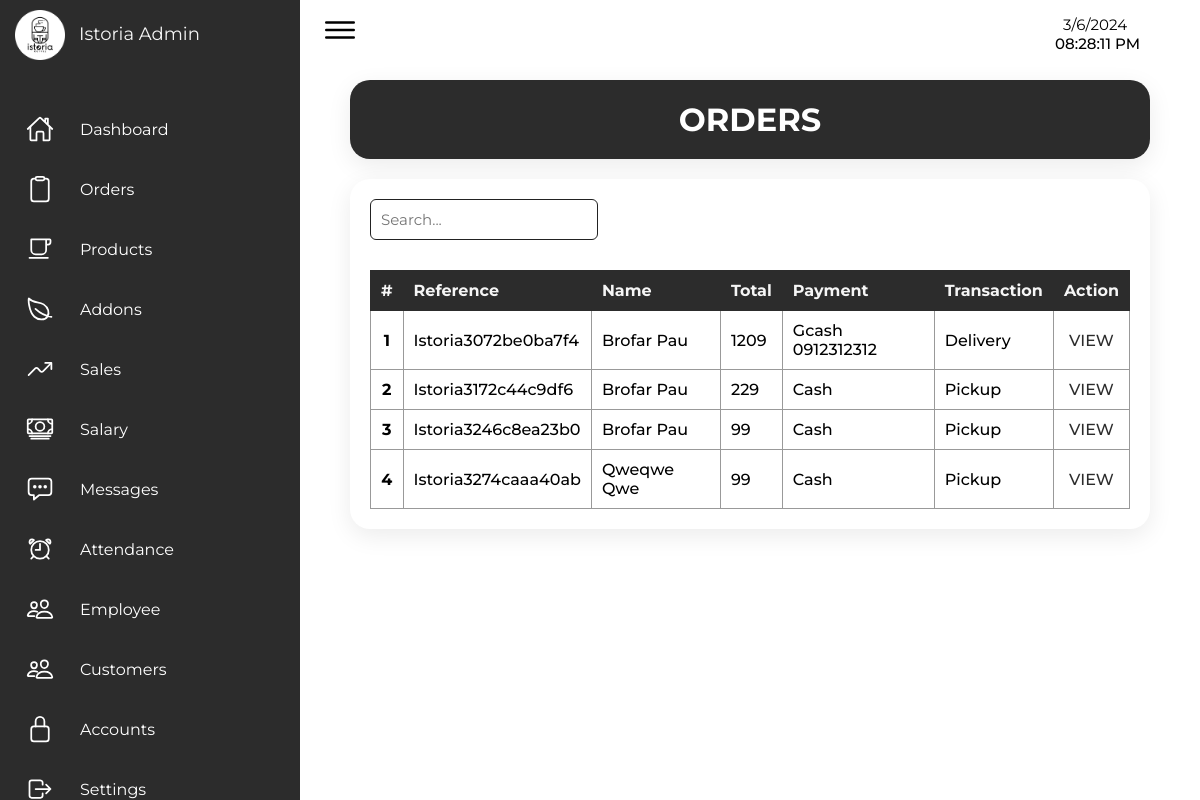
The page /Admin/admin_orders.php (signed in) on the database its author committed.
### tables this page shows
CREATE TABLE `orders` (
  `id` int(255) NOT NULL,
  `user_id` int(255) NOT NULL,
  `name` varchar(255) NOT NULL,
  `product` varchar(255) NOT NULL,
  `size` varchar(255) NOT NULL,
  `type` varchar(255) NOT NULL,
  `addons` varchar(255) NOT NULL,
  `info` varchar(255) NOT NULL,
  `contact` varchar(255) NOT NULL,
  `note` varchar(255) NOT NULL,
  `payment` varchar(255) NOT NULL,
  `total` int(255) NOT NULL,
  `date` varchar(255) NOT NULL,
  `status` varchar(255) NOT NULL DEFAULT 'pending',
  `transaction` varchar(255) NOT NULL,
  `reference` varchar(255) NOT NULL
);

### Admin/admin_orders.php (the view, shortened to what this page needs)
<?php
  include '../connection.php';
?>
<!DOCTYPE html>
<html lang="en">
  <head>
    <link rel="stylesheet" href="../Src/Styles/style_admin.css" />
  </head>
  <body>
    <div class="container">
    <?php include 'sidenav.php' ?>
      <div class="main">
        <div class="topbar">
          <div class="toggle">
            <ion-icon name="menu-outline"></ion-icon>
          </div>
          <?php include 'time.php' ?>
        </div>
        <div class="container-box title-box">
          <h1 class="orders-title">ORDERS</h1>
        </div>
        <div class="container-box">
        <input type="text" class="table-search-input" id="searchInput" placeholder="Search...">
          <table class="order-table" id="order-table">
            <thead>
              <tr>
                <th>#</th>
                <th>Reference</th>
                <th>Name</th>
                <th>Total</th>
                <th>Payment</th>
                <th>Transaction</th>
                <th>Action</th>
              </tr>
            </thead>
            <tbody>
            <?php
                $count = 0;
                $select_orders = mysqli_query($conn, "SELECT * FROM `orders`") or die ('query failed');
                if(mysqli_num_rows($select_orders)>0){
                    while($fetch_orders = mysqli_fetch_assoc($select_orders)){
                    $count++;
                ?>
                <tr>
                  <td><?php echo $count ?></td>
                  <td><?php echo $fetch_orders['reference'] ?></td>
                  <td><?php echo $fetch_orders['name'] ?></td>
                  <td><?php echo $fetch_orders['total'] ?></td>
                  <td><?php echo $fetch_orders['payment'] ?></td>
                  <td><?php echo $fetch_orders['transaction'] ?></td>
                  <td><a href="admin_order_viewpage.php?ref=<?php echo $fetch_orders['reference'] ?>">VIEW</a></td>
                </tr>
            <?php
                }
              }
                ?>
            </tbody>
          </table>
        </div>
      </div>
    </div>
  </body>
</html>

### Src/Styles/style_admin.css (style rules this page uses)
* { font-family: "Montserrat", sans-serif; margin: 0; padding: 0; box-sizing: border-box; }
:root { --gray: #2c2c2c; --white: #fff; --white2: #f5f5f5; --black1: #222; --black2: #999; }
.main { position: absolute; width: calc(100% - 300px); left: 300px; min-height: 100vh; transition: 0.5s; }
.topbar { width: 100%; height: 60px; display: flex; justify-content: space-between; align-items: center; padding: 0 10px; }
.toggle { position: relative; width: 60px; height: 60px; display: flex; justify-content: center; align-items: center; font-size: 2.5rem; cursor: pointer; }
.container-box { margin: 20px 50px; grid-gap: 30px; position: relative; display: grid; background: var(--white); padding: 20px; box-shadow: 0 7px 25px rgba(0, 0, 0, 0.08); border-radius: 20px; }
.title-box { background-color: var(--gray); color: var(--white); text-align: center; }
.order-table { border-collapse: collapse; text-transform: capitalize; }
.order-table tr td:first-child, .order-table tr th:first-child { text-align: center; font-weight: 700; }
.order-table tr td:last-child, .order-table tr th:last-child { text-align: center; }
.order-table th { background-color: var(--gray); color: var(--white2); padding: 10px; text-align: start; border: 1px solid var(--gray); }
.order-table td { padding: 10px; border: 1px solid var(--black2); font-weight: 500; }
.order-table td a { text-decoration: none; color: var(--gray); }
.table-search-input { width: 30%; padding: 10px; font-size: 15px; border-radius: 6px; border: 1px solid var(--black1); }

### rows shown on the page
orders: reference "Istoria3072be0ba7f4", name "Brofar Pau", total "1209", payment "Gcash 0912312312", transaction "Delivery"
orders: reference "Istoria3172c44c9df6", name "Brofar Pau", total "229", payment "Cash", transaction "Pickup"
orders: reference "Istoria3246c8ea23b0", name "Brofar Pau", total "99", payment "Cash", transaction "Pickup"
orders: reference "Istoria3274caaa40ab", name "Qweqwe Qwe", total "99", payment "Cash", transaction "Pickup"
